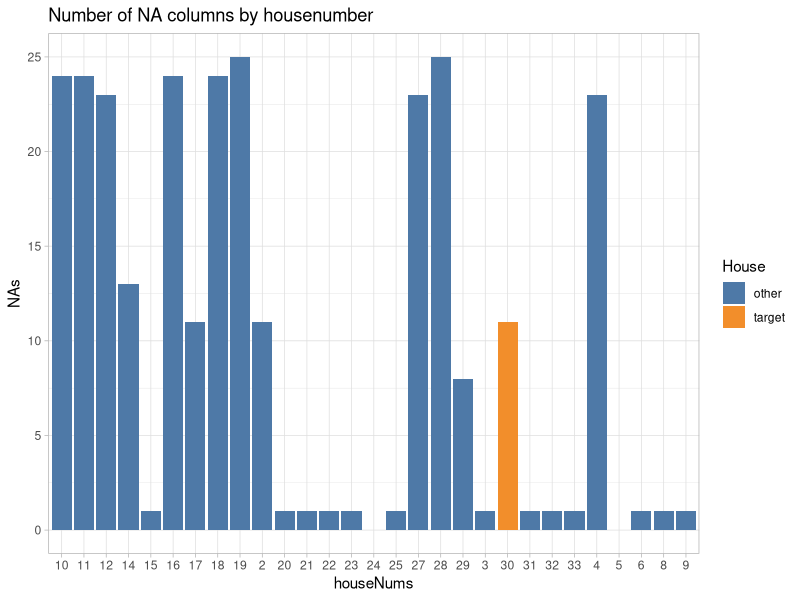
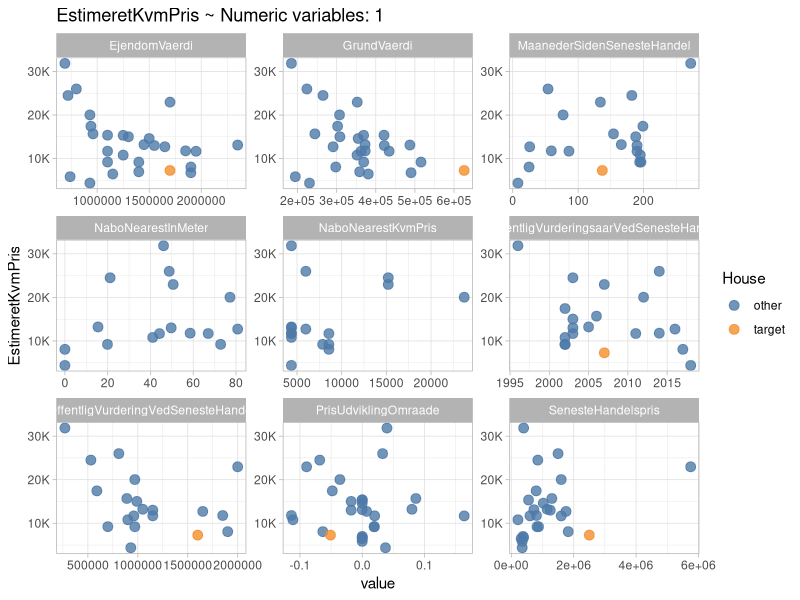
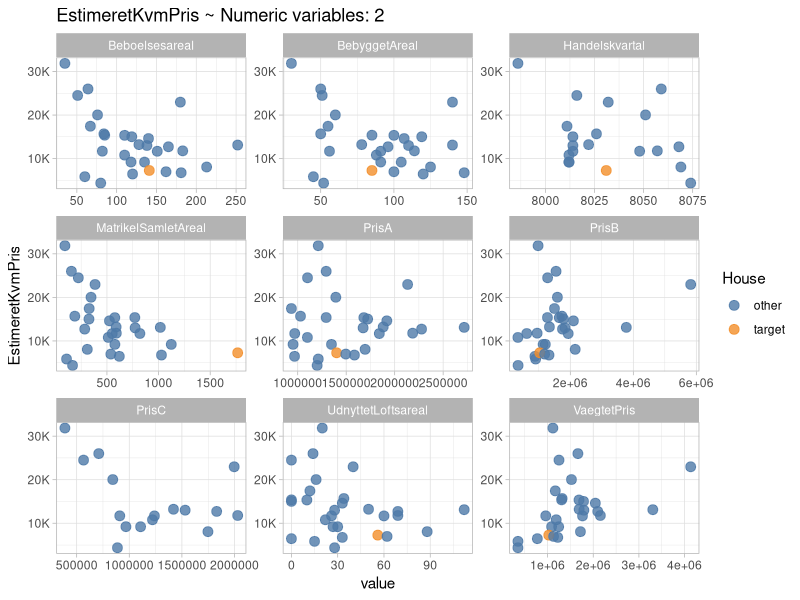
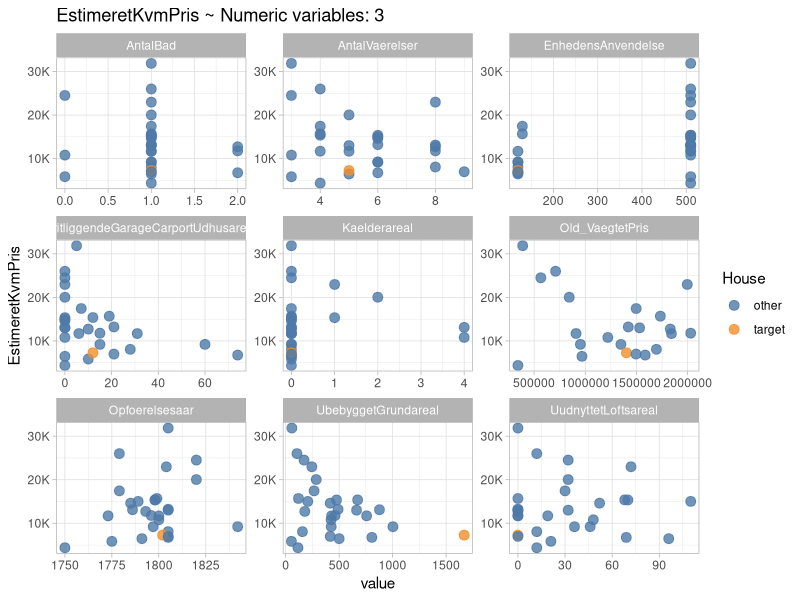
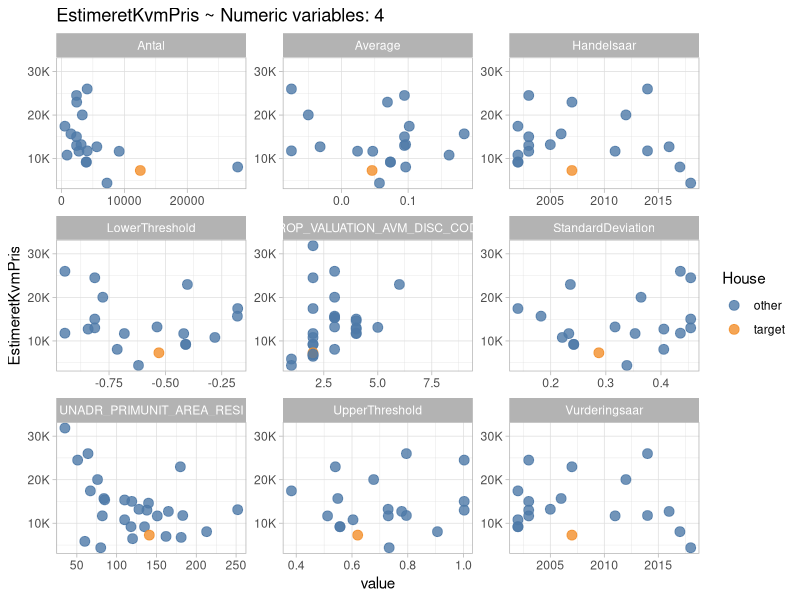
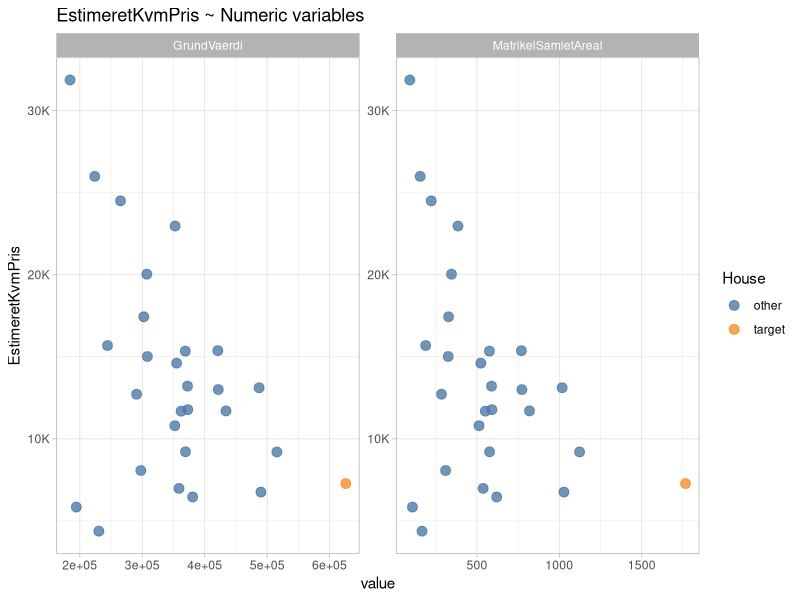
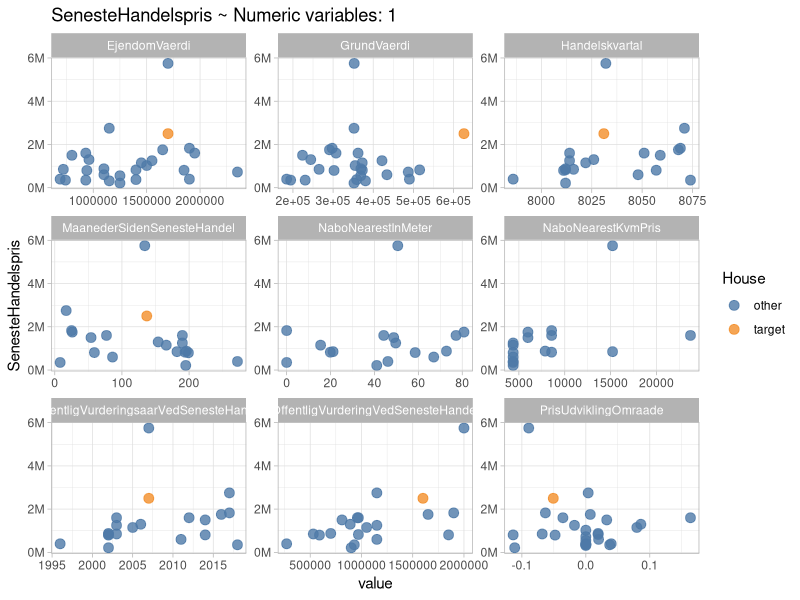
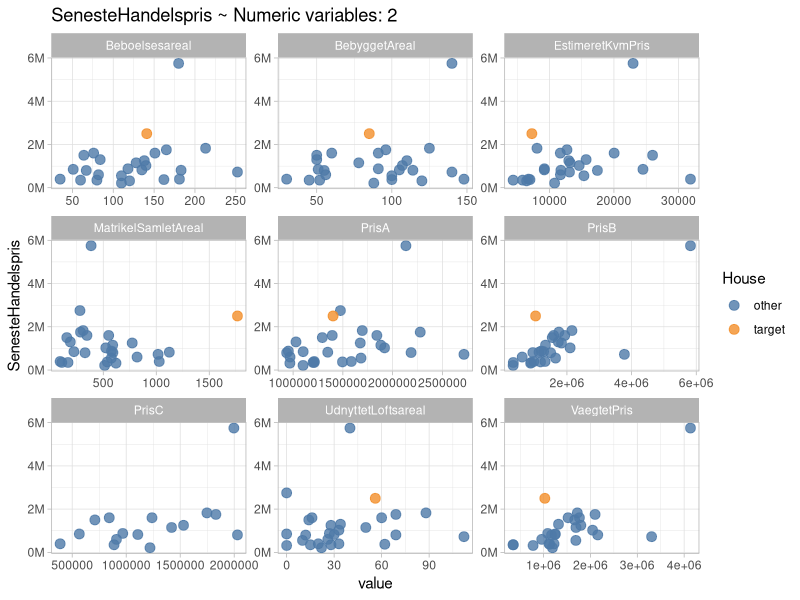

R code for these plots, in order:
#?ster Land 30, S?nderho, 6720 Fan? 
# KVHX:5639850030

library(tidyverse)
library(ggthemes)

theme_set(theme_light())

df <- read_csv("avm_check.csv") %>%
  mutate(houseNums = str_split(UNADR_NAME,",",2) %>% 
           map(1) %>% unlist() %>% parse_number() %>% 
           as.character(),
         House = ifelse(houseNums == "30", "target","other"))

df <- df %>% select_if(function(x) n_distinct(x) > 1)

df <- df %>% mutate_if(~n_distinct(.[]) <= 3, factor)

df <- df %>%
  select(-Kvhx,-KVH,-X,-Y, -Id,-Ejendomsnummer, -UNADR_PRIMUNIT_USAGE_CODE,
         -Right_UNADR_KVHX,PROP_VALUATION_AVM_DISC_NAME,-Sold_Property_Flag,
         -True_Performance_Flag,-ACADR_KEY,-CELL100_NAME,-PROP_KEY,-PROP_NO,-PROP_UNADR_KEY,
         -Right_UNADR_KVHX, -UNADR_NAME)

# check for large number of NAs
NAs <- df %>% group_by(houseNums) %>% apply(1, function(x) sum(is.na(x)))

df <- df %>% add_column(NAs)

df %>%
  ggplot(aes(x=houseNums,y=NAs,fill=House)) + 
  geom_bar(stat="identity") +
  scale_fill_tableau() +
  ggtitle("Number of NA columns by housenumber")

#####################################################################
# ESTIMATED M2 PRICE
# ~ . (numeric, 3 x 3)

from <- seq(4,39,9)
to   <- seq(12,39,9)
batch = 1:length(from)

for (i in 1:length(from)) {
  
  p <- df %>%
    select_if(is.numeric) %>%
    select(-NAs,-BygningensAnvendelse) %>%
    add_column(House = df$House,houseNums = df$houseNums) %>%
    select(House,houseNums,EstimeretKvmPris,everything()) %>%
    select(c(1:3,from[i]:to[i])) %>%
    gather(variable, value,-House,-houseNums,-EstimeretKvmPris) %>%
    ggplot(aes(x=value,y=EstimeretKvmPris, colour = House)) +
    facet_wrap(~variable,scales="free",ncol=3) +
    geom_point(size=3, alpha = .8) +
    scale_color_tableau() +
    ggtitle(glue::glue("EstimeretKvmPris ~ Numeric variables: {batch[i]}")) +
    scale_y_continuous(labels = function(n) {
      trans = n / 1000
      paste0(trans, "K")
    })
  
  print(p)
}

# variables of interest
# (UbebyggetGrundareal and GrundVaerdi are almost identical)

df %>%
  select(House,houseNums,GrundVaerdi, MatrikelSamletAreal,
         EstimeretKvmPris) %>%
  gather(variable, value,-House,-houseNums,-EstimeretKvmPris) %>%
  ggplot(aes(x=value,y=EstimeretKvmPris, colour = House)) +
  facet_wrap(~variable,scales="free") +
  geom_point(size=3, alpha = .8) +
  scale_color_tableau() +
  ggtitle("EstimeretKvmPris ~ Numeric variables") +
  scale_y_continuous(labels = function(n) {
    trans = n / 1000
    paste0(trans, "K")
  })

#####################################################################
# Last purchase price ~ . (numeric, 3 x 3)

for (i in 1:length(from)) {
  
  p <- df %>%
    select_if(is.numeric) %>%
    select(-NAs,-BygningensAnvendelse) %>%
    add_column(House = df$House,houseNums = df$houseNums) %>%
    select(House,houseNums,SenesteHandelspris,everything()) %>%
    select(c(1:3,from[i]:to[i])) %>%
    gather(variable, value,-House,-houseNums,-SenesteHandelspris) %>%
    ggplot(aes(x=value,y=SenesteHandelspris, colour = House)) +
    facet_wrap(~variable,scales="free",ncol=3) +
    geom_point(size=3, alpha = .8) +
    scale_color_tableau() +
    ggtitle(glue::glue("SenesteHandelspris ~ Numeric variables: {batch[i]}")) +
    scale_y_continuous(labels = function(n) {
      trans = n / 1000000
      paste0(trans, "M")
    })
  
  print(p)
}

# variables of interest

df %>%
  select(House,houseNums,GrundVaerdi, MatrikelSamletAreal, 
         PrisA, PrisB, VaegtetPris,SenesteHandelspris) %>%
  gather(variable, value,-House,-houseNums,-SenesteHandelspris) %>%
  ggplot(aes(x=value,y=SenesteHandelspris, colour = House)) +
  facet_wrap(~variable,scales="free",ncol=3) +
  geom_point(size=3, alpha = .8) +
  ggtitle("SenesteHandelspris ~ Numeric variables") +
  scale_color_tableau() +
  scale_y_continuous(labels = function(n) {
              trans = n / 1000000
              paste0(trans, "M")
            })

#####################################################################
# count ~ . (factor, 3 x 3)

from2 <- seq(3,29,9)
to2   <- seq(11,29,9)
batch2 = 1:length(from2)

for (i in 1:length(from2)) {
  
  p <- df %>% 
    select_if(is.factor) %>%
    add_column(houseNums = df$houseNums) %>% 
    select(House,houseNums,everything(),-UNADR_PRIMUNIT_USAGE_NAME) %>%
    select(c(1:2,from2[i]:to2[i])) %>%
    gather(variable, value,-House,-houseNums) %>%
    group_by(House,variable,value) %>%
    summarise(n=n()) %>%
    ggplot(aes(x=value,y=n,fill=House)) +
    geom_col(alpha = .8) +
    facet_wrap(~variable,scales="free") +
    scale_fill_tableau() +
    ggtitle(glue::glue("Categorical variables: {batch2[i]}"))
  
  print(p)
}

#####################################################################
# EST M2 PRICE ~ . (factor, 3 x 3)

from3  <- seq(4,30,9)
to3    <- seq(12,30,9)
batch3 <- 1:length(from3)

for (i in 1:length(from3)) {
  
  p <- df %>% 
    select_if(is.factor) %>%
    add_column(houseNums = df$houseNums, 
               EstimeretKvmPris = df$EstimeretKvmPris) %>% 
    select(House, houseNums, EstimeretKvmPris,everything(),-UNADR_PRIMUNIT_USAGE_NAME) %>%
    select(c(1:3,from3[i]:to3[i])) %>%
    gather(variable, value,-EstimeretKvmPris, -House,-houseNums) %>%
    ggplot(aes(x=value,y=EstimeretKvmPris)) +
    geom_boxplot(alpha = .7) +
    geom_jitter(aes(colour=House),alpha = .8) +
    facet_wrap(~variable,scales="free") +
    scale_colour_tableau() +
    ggtitle(glue::glue("EstimeretKvmPris ~ Categorical variables: {batch3[i]}")) +
    scale_y_continuous(labels = function(n) {
      trans = n / 1000
      paste0(trans, "K")
    })
  
  print(p)
}

#####################################################################
# LAST PURCHASE PRICE ~ . (factor, 3 x 3)

for (i in 1:length(from3)) {
  
  p <- df %>% 
    select_if(is.factor) %>%
    add_column(houseNums = df$houseNums, 
               SenesteHandelspris = df$SenesteHandelspris) %>% 
    select(House, houseNums, SenesteHandelspris,everything(),-UNADR_PRIMUNIT_USAGE_NAME) %>%
    select(c(1:3,from3[i]:to3[i])) %>%
    gather(variable, value,-SenesteHandelspris, -House,-houseNums) %>%
    ggplot(aes(x=value,y=SenesteHandelspris)) +
    geom_boxplot(alpha = .7) +
    geom_jitter(aes(colour=House),alpha = .8) +
    facet_wrap(~variable,scales="free") +
    scale_colour_tableau() +
    ggtitle(glue::glue("SenesteHandelspris ~ Categorical variables: {batch3[i]}")) +
    scale_y_continuous(labels = function(n) {
      trans = n / 1000000
      paste0(trans, "M")
    })
  
  print(p)
}

# avg <- df %>% 
#   summarise_if(is.numeric, mean,na.rm=T) 
# 
# target <- df %>% select_if(is.numeric) %>%
#   filter(houseNums == "30")
# 
# name = c("other","target")
# 
# num_df <- union(avg,target) %>% add_column(name) %>%
#   select(name,everything())
# 
# num_df %>% 
#   gather(x,y, SenesteHandelspris:NAs) %>%
#   ggplot(aes(x=x,y=y,fill=name)) +
#            geom_col(position="dodge") +
#            facet_wrap(~x)

#  geom_text(aes(label=houseNums),size=3,fontface="bold")

# k means